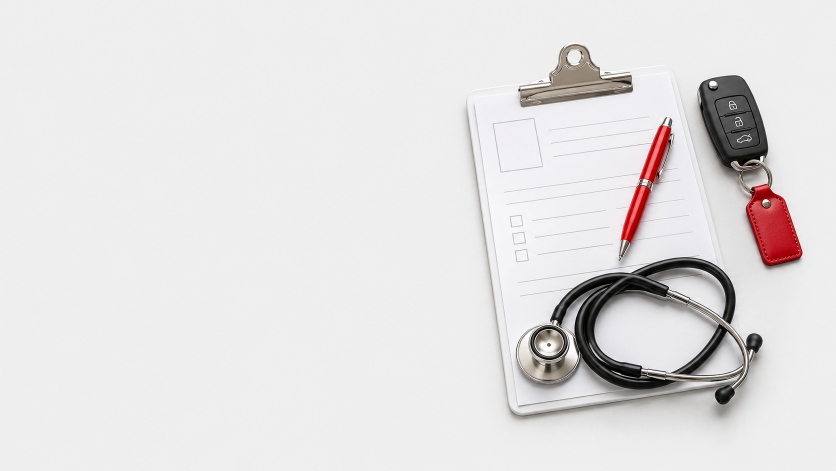
#> input picture design/og/og-spravka-scene.png, 1672 x 941 px (shown at 1/2 size)
$ python og-make.py ../design/og/og-spravka-scene.png ../img/og/spravka-na-prava-v-tomske.jpg ../img/og/spravka-na-prava-v-tomske.jpg ../img/og/spravka-na-prava-v-tomske.jpg 1.0
#> lines starting #> are read from the running program, lines starting #| are printed output that depends on the picture
# Картинка для соцсетей (og:image) 1200×630: сцена из Codex (design/og/*-scene.png, предметы справа, слева пусто)
# + заголовок шрифтом сайта (Montserrat 900 italic, капс; строка со * — акцентным красным --red).
#   py -3 tools/og-make.py design/og/og-spravka-scene.png img/og/spravka-na-prava-v-tomske.jpg "СПРАВКА|НА ПРАВА|*В ТОМСКЕ" "Врачи, адреса и срок действия" [сдвиг кадра 0..1]
# В странице: meta «og: /img/og/<адрес>.jpg» (build.pl подставит в og:image) и "image" в JSON-LD Article.
import os, sys, tempfile
from PIL import Image, ImageDraw, ImageFont
from fontTools.ttLib import TTFont
from fontTools.varLib import instancer

ROOT = os.path.dirname(os.path.dirname(os.path.abspath(__file__)))
CACHE = os.path.join(tempfile.gettempdir(), 'virazh-og-fonts')
os.makedirs(CACHE, exist_ok=True)

def ttf(style, weight, sub):
    out = os.path.join(CACHE, f'mont-{style}-{weight}-{sub}.ttf')
    if not os.path.exists(out):
        f = TTFont(os.path.join(ROOT, 'assets', 'fonts', f'montserrat-{style}-{sub}.woff2'))
        if 'fvar' in f: f = instancer.instantiateVariableFont(f, {'wght': weight})
        f.flavor = None; f.save(out)
    return out

src, dst, title, sub = sys.argv[1:5]
yshift = float(sys.argv[5]) if len(sys.argv) > 5 else 0.5
W, H = 1200, 630
HEAD, RED, INK, MUTED = (56, 56, 56), (158, 18, 32), (30, 30, 30), (110, 110, 110)   # --head, --red, --ink, --muted

im = Image.open(src).convert('RGB')
#> im is the input picture: PIL image 1672x941 RGB; mean R, G, B 226.7, 224.2, 224.4
s = max(W / im.width, H / im.height)
#> s = 0.718
im = im.resize((round(im.width * s), round(im.height * s)), Image.LANCZOS)
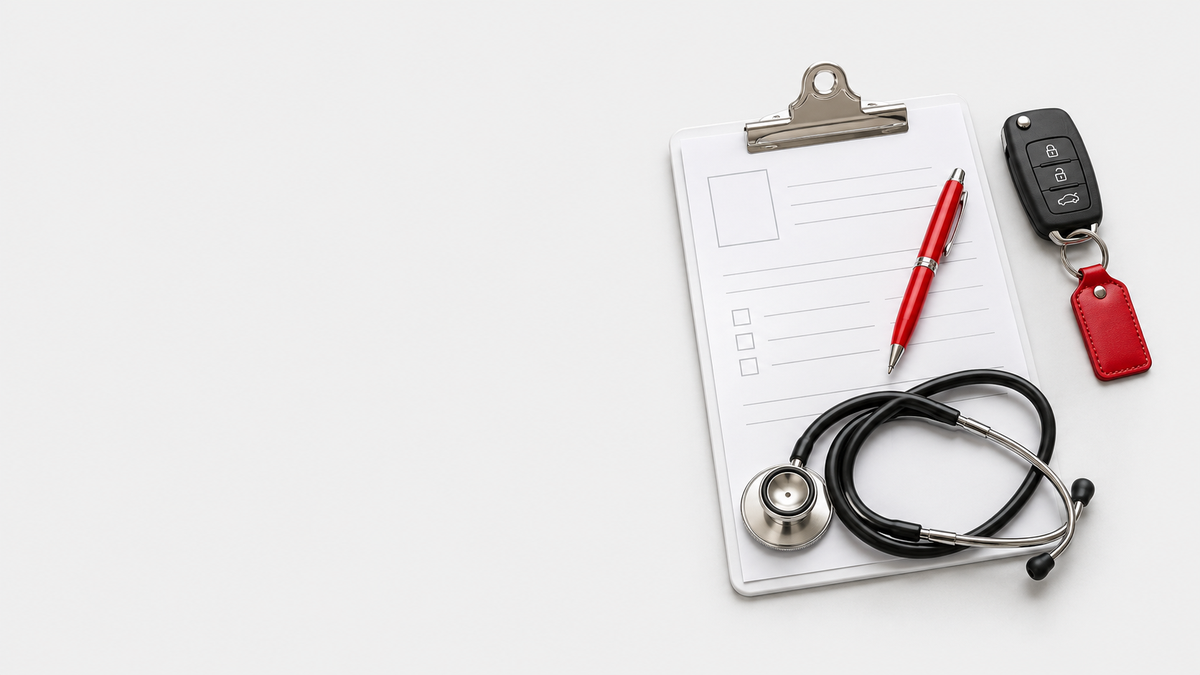
#> im: PIL image 1200x675 RGB; mean R, G, B 226.7, 224.2, 224.4
x0 = (im.width - W) // 2; y0 = round((im.height - H) * yshift)
#> after `x0 = (im.width - W) // 2`: x0 = 0
#> after `y0 = round((im.height - H) * yshift)`: y0 = 45
im = im.crop((x0, y0, x0 + W, y0 + H))
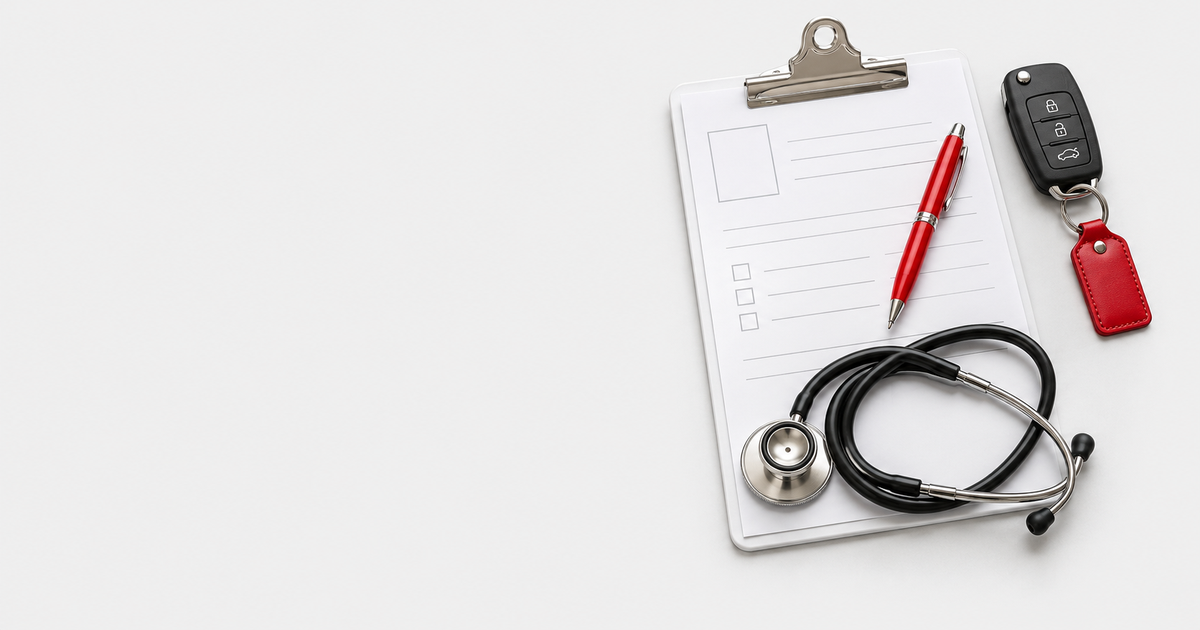
#> im: PIL image 1200x630 RGB; mean R, G, B 225.8, 223.2, 223.4
d = ImageDraw.Draw(im)

KIND = {'title': ('italic', 900), 'label': ('normal', 800), 'text': ('normal', 600)}
def font(kind, size, ch):
    style, weight = KIND[kind]
    return ImageFont.truetype(ttf(style, weight, 'latin' if ord(ch) < 0x400 else 'cyrillic'), size)
def width(text, kind, size): return sum(font(kind, size, c).getlength(c) for c in text)
def draw(x, y, text, kind, size, fill):
    for c in text:
        f = font(kind, size, c); d.text((x, y), c, font=f, fill=fill); x += f.getlength(c)

L, MAXW = 72, 560
lines = title.split('|')
size = 76
#> (the run stopped early here; a loop or call above may not have finished)

$ run again, with design/og/og-vnutrennij-ekzamen-scene.png copied over design/og/og-spravka-scene.png
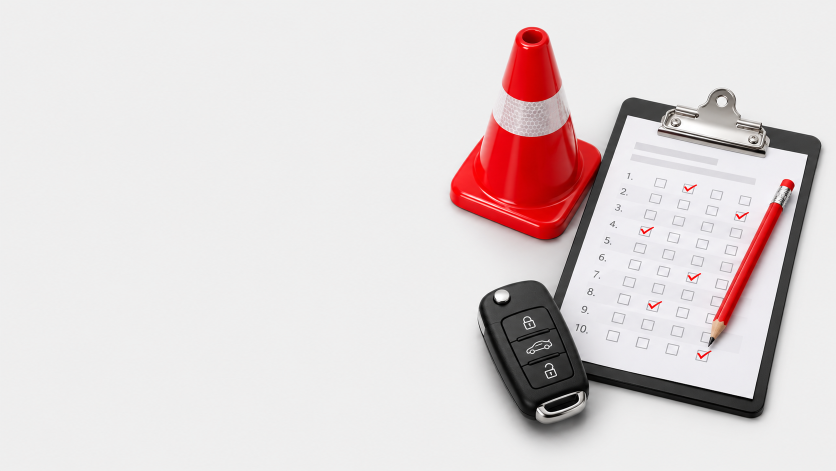
#> input picture design/og/og-vnutrennij-ekzamen-scene.png, 1672 x 941 px (shown at 1/2 size)
#> im is the input picture: PIL image 1672x941 RGB; mean R, G, B 224, 215, 215.5
#> `im = im.resize((round(im.width * s), round(im.height * s)), Image.LANC..`:
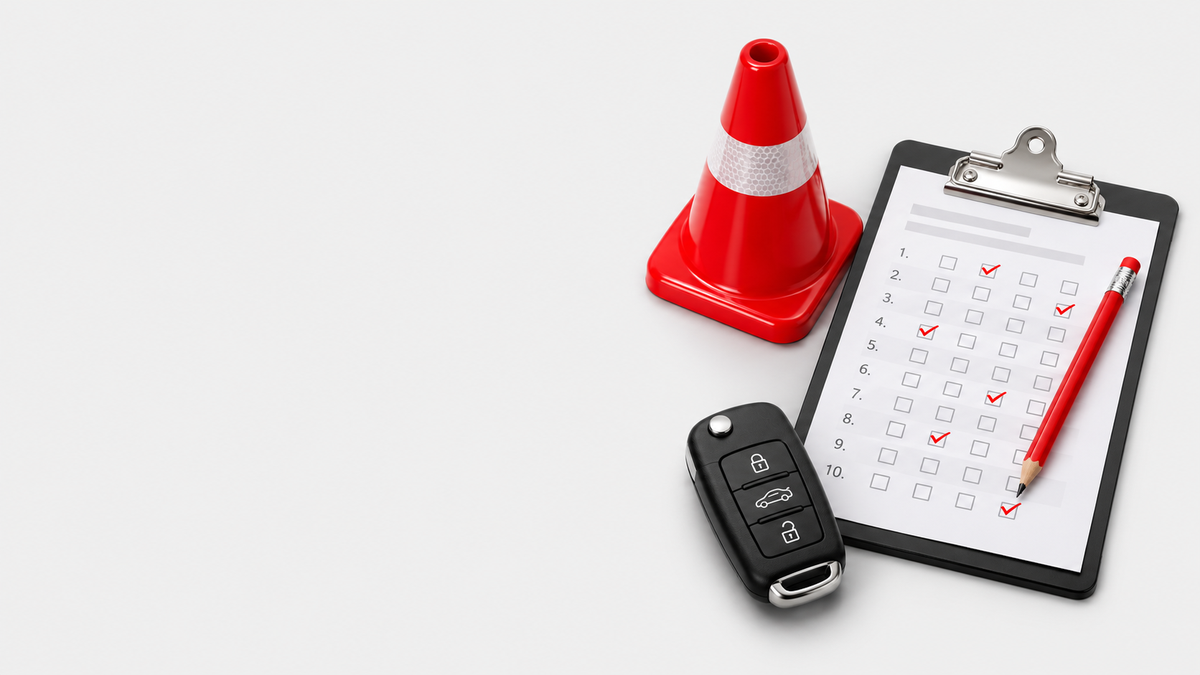
#> im: PIL image 1200x675 RGB; mean R, G, B 224, 215, 215.5
#> `im = im.crop((x0, y0, x0 + W, y0 + H))`:
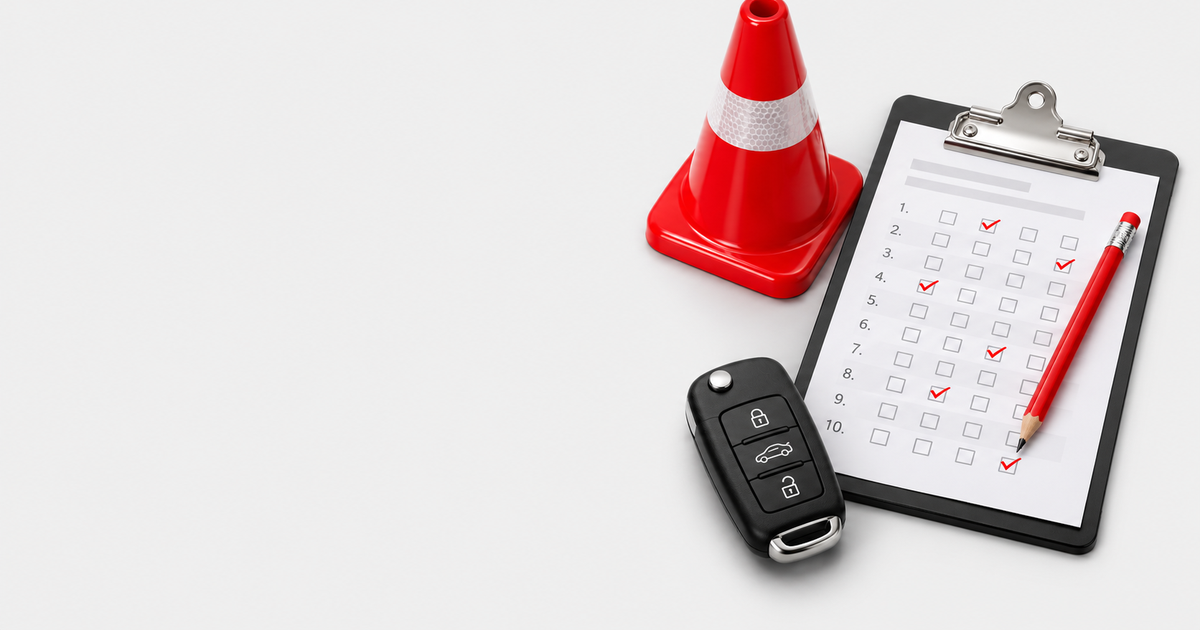
#> im: PIL image 1200x630 RGB; mean R, G, B 223, 213.4, 214
